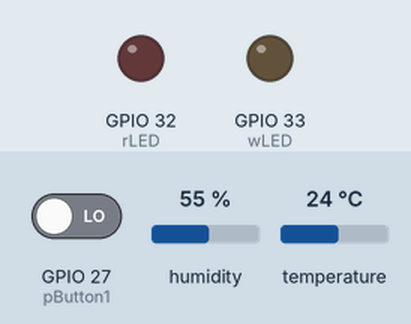
Bench run of a sketch on a simulated ESP32. Shown: output pins drawn as LEDs (lit = HIGH). The inputs (shaded band) are chosen by the test bench; at power-on: GPIO 27 (pButton1) LOW, humidity 55 %, temperature 24 °C. WiFi joins after 1.5 s; servers stay silent unless stated; no MQTT or app messages arrive unless stated; what the sketch prints to the serial monitor is not drawn.

Above: at 17.5 s.
17.6 s: GPIO 27 (pButton1) driven HIGH
At 21.0 s:
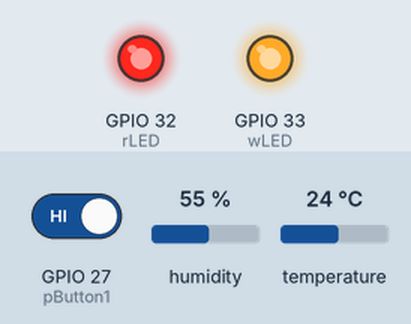
At 22.1 s:
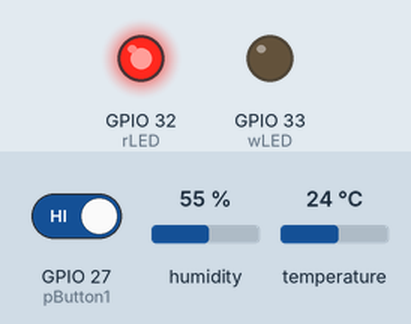
27.2 s: GPIO 27 (pButton1) driven LOW
At 30.1 s:
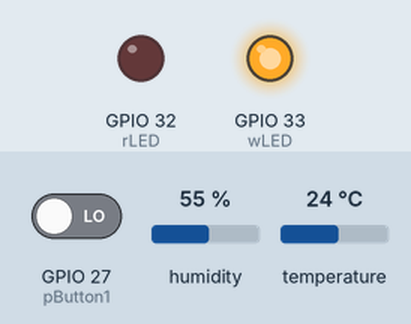
Timing chart, 0 to 36.3 s (numbered marks = the images above; inputs shaded):
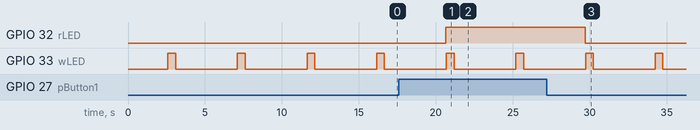

Measured:
- after the input at 17.6 s, GPIO 32 (rLED): LOW → HIGH after 3.1 s
- after the input at 27.2 s, GPIO 32 (rLED): HIGH → LOW after 2.5 s
- by itself, GPIO 33 (wLED): alternates HIGH for 0.50 s and LOW for 4.0 s

The sketch:

basic_communication_esp32.ino
```cpp
#include <Arduino.h>
#include "DHT.h"

#include <WiFi.h>
#include <PubSubClient.h>

// WiFi settings
const char* ssid = "Kali-M";
const char* password = "12341234ULB";

// MQTT settings
const char* mqtt_server = "192.168.1.1";
const int mqtt_port = 1883;                 // Default MQTT port

WiFiClient espClient;
PubSubClient client(espClient);

#define DHTPIN 26     // Digital pin connected to the DHT sensor
#define DHTTYPE DHT11
DHT dht(DHTPIN, DHTTYPE);

int wLED = 33;
int rLED = 32;
int pButton1 = 27;


void setup_wifi() {
  delay(10);
  Serial.println("Connecting to WiFi...");
  WiFi.begin(ssid, password);

  while (WiFi.status() != WL_CONNECTED) {
    delay(500);
    Serial.print(".");
  }
  Serial.println("Connected to WiFi");
}

void callback(char* topic, byte* message, unsigned int length) {
  Serial.print("Message received on topic: ");
  Serial.print(topic);
  Serial.print(". Message: ");
  for (int i = 0; i < length; i++) {
    Serial.print((char)message[i]);
  }
  Serial.println();
}

void reconnect() {
  while (!client.connected()) {
    Serial.print("Attempting MQTT connection...");
    // Connect without username and password

    if (client.connect("ESP32Client")) {
      Serial.println("Connected to MQTT broker");
      client.subscribe("home/test");  // Subscribe to the topic
      delay(1000);
    } else {
      Serial.print("Failed, rc=");
      Serial.print(client.state());
      delay(5000);  // Wait 5 seconds before retrying
    }
  }
}


void setup() {
  // put your setup code here, to run once:
Serial.begin(115200);
setup_wifi();
  client.setServer(mqtt_server, mqtt_port);
  client.setCallback(callback);

  dht.begin();

pinMode(rLED,OUTPUT);
pinMode(wLED, OUTPUT);
pinMode(pButton1, INPUT);


}

void loop() {
  // put your main code here, to run repeatedly:
//// Blink LED
// digitalWrite(rLED,HIGH);
// digitalWrite(wLED,LOW);
// delay(1000);
// digitalWrite(rLED,LOW);
// digitalWrite(wLED,HIGH);
// Serial.println("ESP32");
// delay(1000);

////Push button turn on Red
digitalWrite(rLED,LOW);
if (digitalRead(pButton1)==1){
  digitalWrite(rLED,HIGH);
}


//// Toggle Mechanism
// int LEDstate= 0;

// if (digitalRead(pButton1)==1 && LEDstate==0){
//   digitalWrite(rLED,HIGH);
//   LEDstate = 1;
// }

//  if(digitalRead(pButton1)==1 && LEDstate==1){
//     digitalWrite(rLED,LOW);
//     LEDstate=0;
//   }

float hmdt = dht.readHumidity();
float tmpr = dht.readTemperature();

if (isnan(hmdt) || isnan(tmpr)) {
    Serial.println(F("Failed to read from DHT sensor!"));
    return;
  }

float hic = dht.computeHeatIndex(tmpr, hmdt, false); // Compute heat index in Celsius (isFahreheit = false)

  // Serial.print(F("Humidity: "));
  // Serial.print(hmdt);
  // Serial.print(F("%  Temperature: "));
  // Serial.print(tmpr);
  // Serial.print(F("°C "));
  // Serial.print(F(" Heat index: "));
  // Serial.print(hic);
  // Serial.print(F("°C "));
  // Serial.println("\n");

if (!client.connected()) {
    reconnect();
  }
  client.loop();

  // Publish a message to the topic every 5 seconds
  String message = "Humidity: " + String(hmdt) + "  Temperature: " + String(tmpr) + " Heat index: " + String(hic) + "\n";
  client.publish("home/test", message.c_str());
  digitalWrite(wLED,HIGH);
  delay(500);
  digitalWrite(wLED,LOW);
  delay(4000);
}
```
